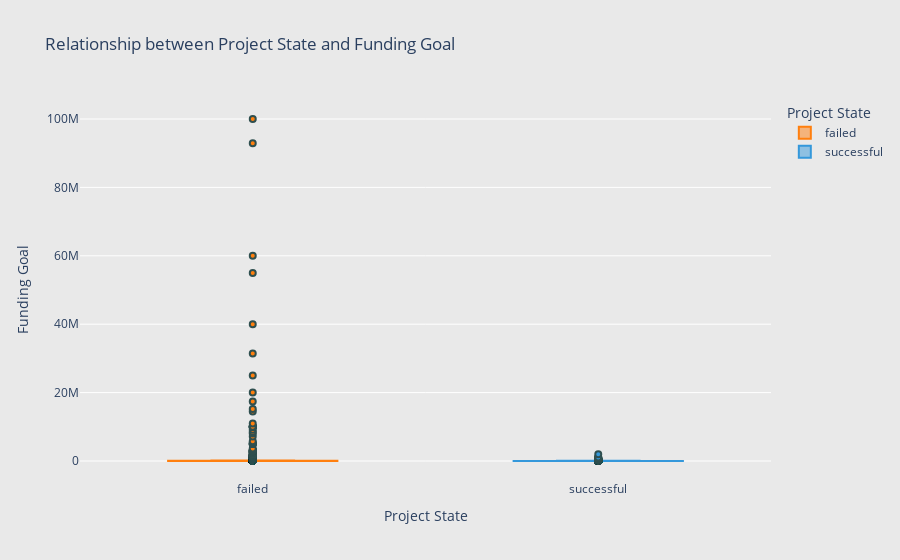

Notebook code for this chart:
### Markdown cell above
Plot the relationship between project funding goal and project state

### Code cell
fig = px.box(df, x='state', y='goal_usd', color='state',
                 title='Relationship between Project State and Funding Goal',
                 color_discrete_sequence=['#ff7f0e', '#3498db'],
                 labels={'state': 'Project State', 'goal_usd': 'Funding Goal'},
                 template='plotly_white')

fig.update_traces(marker=dict(line=dict(width=2, color='DarkSlateGrey')))

# format the layout
fig.update_layout(
    xaxis=dict(showgrid=False, zeroline=False),
    yaxis=dict(zeroline=False, gridcolor='white'),
    paper_bgcolor='rgb(233,233,233)',
    plot_bgcolor='rgb(233,233,233)',
)

# Show the scatter plot
fig.show()

### Figure 1 — Plotly figure (JSON) as saved in the notebook; plotly's stock layout.template omitted (floating-point values rounded to 4 significant figures; data arrays with more than 128 entries replaced by an {"elided": "..."} marker saying what was removed)
{"data": [{"alignmentgroup": "True", "hovertemplate": "Project State=%{x}<br>Funding Goal=%{y}<extra></extra>", "legendgroup": "failed", "marker": {"color": "#ff7f0e", "line": {"color": "DarkSlateGrey", "width": 2}}, "name": "failed", "notched": false, "offsetgroup": "failed", "orientation": "v", "showlegend": true, "type": "box", "x": {"elided": "8860 str values"}, "x0": " ", "xaxis": "x", "y": {"elided": "8860 float values"}, "y0": " ", "yaxis": "y"}, {"alignmentgroup": "True", "hovertemplate": "Project State=%{x}<br>Funding Goal=%{y}<extra></extra>", "legendgroup": "successful", "marker": {"color": "#3498db", "line": {"color": "DarkSlateGrey", "width": 2}}, "name": "successful", "notched": false, "offsetgroup": "successful", "orientation": "v", "showlegend": true, "type": "box", "x": {"elided": "4575 str values"}, "x0": " ", "xaxis": "x", "y": {"elided": "4575 float values"}, "y0": " ", "yaxis": "y"}], "layout": {"boxmode": "overlay", "legend": {"title": {"text": "Project State"}, "tracegroupgap": 0}, "paper_bgcolor": "rgb(233,233,233)", "plot_bgcolor": "rgb(233,233,233)", "title": {"text": "Relationship between Project State and Funding Goal"}, "xaxis": {"anchor": "y", "categoryarray": ["failed", "successful"], "categoryorder": "array", "domain": [0, 1], "showgrid": false, "title": {"text": "Project State"}, "zeroline": false}, "yaxis": {"anchor": "x", "domain": [0, 1], "gridcolor": "white", "title": {"text": "Funding Goal"}, "zeroline": false}}}
